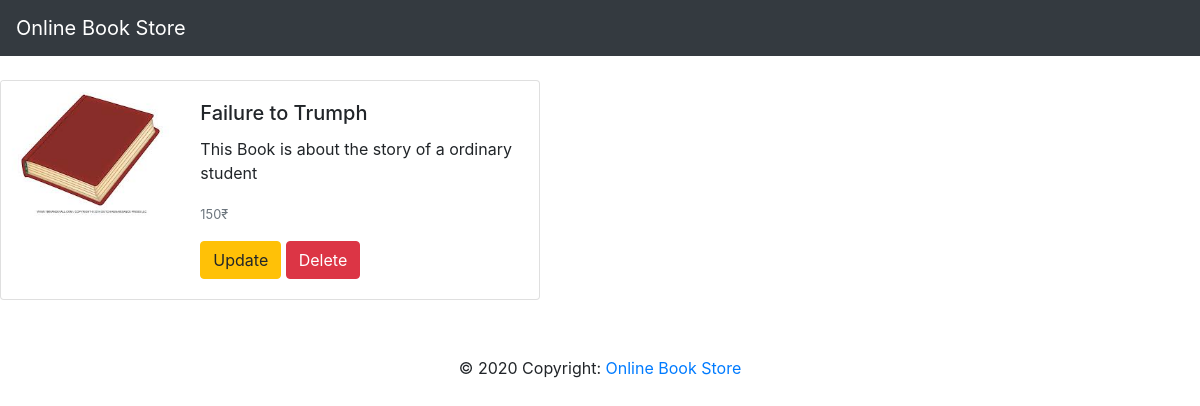
Screenshot of /book/1/ with the database file from the repository.
### website/models.py (models this page shows, shortened)
class Book(models.Model):
    name = models.CharField(max_length=100)
    desc = models.CharField(max_length=300)
    price = models.IntegerField()
    book_image = models.ImageField(default='default.jpg', upload_to='book_images/')

### website/views.py (the view)
# urls.py: path('book/<int:book_id>/', views.book_detail, name='detail'),
def book_detail(request, book_id):
    book = Book.objects.get(id=book_id)
    return render(request, 'website/detail.html', {'book': book})

### website/templates/website/detail.html
{% extends 'website/base.html' %} {% block body %}
<br>
<div class="card mb-3" style="max-width: 540px;">
  <div class="row no-gutters">
    <div class="col-md-4">
      <img src="{{book.book_image.url}}" class="card-img" alt="...">
    </div>
    <div class="col-md-8">
      <div class="card-body">
        <h5 class="card-title">{{book.name}}</h5>
        <p class="card-text">{{book.desc}}</p>
        <p class="card-text"><small class="text-muted">{{book.price}}&#8377;</small></p>
        <a class="btn btn-warning" href="{%url 'website:update' book.id%}">Update</a>
        <a class="btn btn-danger" href="{%url 'website:delete' book.id%}">Delete</a>
      </div>
    </div>
  </div>
</div>
{% endblock body %}

### rows the page displays
Book: book_image (placeholder picture), name "Failure to Trumph", desc "This Book is about the story of a ordinary student", price "150"
